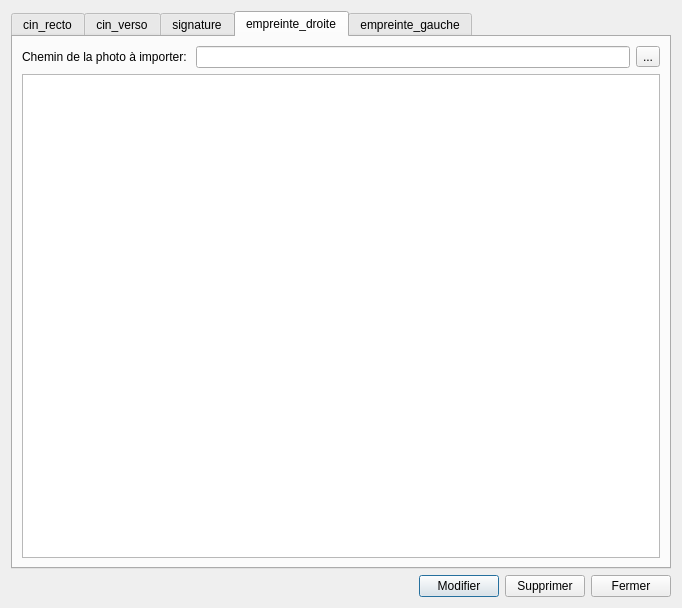
<?xml version="1.0" encoding="UTF-8"?>
<ui version="4.0">
 <class>Dialog</class>
 <widget class="QDialog" name="Dialog">
  <property name="geometry">
   <rect>
    <x>0</x>
    <y>0</y>
    <width>682</width>
    <height>608</height>
   </rect>
  </property>
  <property name="windowTitle">
   <string>Identités</string>
  </property>
  <layout class="QGridLayout" name="gridLayout_6">
   <item row="0" column="0">
    <widget class="QTabWidget" name="tabWidgetIdentite">
     <property name="currentIndex">
      <number>3</number>
     </property>
     <widget class="QWidget" name="cin_recto">
      <attribute name="title">
       <string>cin_recto</string>
      </attribute>
      <layout class="QGridLayout" name="gridLayout">
       <item row="0" column="0">
        <widget class="QLabel" name="labelCinRecto">
         <property name="text">
          <string>Chemin de la photo à importer: </string>
         </property>
        </widget>
       </item>
       <item row="1" column="0" colspan="3">
        <widget class="QGraphicsView" name="graphicsViewCinRecto"/>
       </item>
       <item row="0" column="1">
        <widget class="QLineEdit" name="lineEditCinRecto"/>
       </item>
       <item row="0" column="2">
        <widget class="QToolButton" name="toolButtonParcourirCinRecto">
         <property name="text">
          <string>...</string>
         </property>
         <property name="icon">
          <iconset resource="../icons.qrc">
           <normaloff>:/std/icone/if_folder_horizontal_open_11903.png</normaloff>:/std/icone/if_folder_horizontal_open_11903.png</iconset>
         </property>
        </widget>
       </item>
      </layout>
     </widget>
     <widget class="QWidget" name="tab_2">
      <attribute name="title">
       <string>cin_verso</string>
      </attribute>
      <layout class="QGridLayout" name="gridLayout_2">
       <item row="0" column="0">
        <widget class="QLabel" name="labelPhotoCinVerso">
         <property name="text">
          <string>Chemin de la photo à importer: </string>
         </property>
        </widget>
       </item>
       <item row="0" column="1">
        <widget class="QLineEdit" name="lineEditCinVerso"/>
       </item>
       <item row="0" column="2">
        <widget class="QToolButton" name="toolButtonParcourirVerso">
         <property name="text">
          <string>...</string>
         </property>
         <property name="icon">
          <iconset resource="../icons.qrc">
           <normaloff>:/std/icone/if_folder_horizontal_open_11903.png</normaloff>:/std/icone/if_folder_horizontal_open_11903.png</iconset>
         </property>
        </widget>
       </item>
       <item row="1" column="0" colspan="3">
        <widget class="QGraphicsView" name="graphicsViewCinVerso"/>
       </item>
      </layout>
     </widget>
     <widget class="QWidget" name="tab">
      <attribute name="title">
       <string>signature</string>
      </attribute>
      <layout class="QGridLayout" name="gridLayout_3">
       <item row="1" column="1">
        <widget class="QLineEdit" name="lineEditCinSignature"/>
       </item>
       <item row="1" column="0">
        <widget class="QLabel" name="labelPhotoSignature">
         <property name="text">
          <string>Chemin de la photo à importer: </string>
         </property>
        </widget>
       </item>
       <item row="1" column="2">
        <widget class="QToolButton" name="toolButtonParcourirSignature">
         <property name="text">
          <string>...</string>
         </property>
         <property name="icon">
          <iconset resource="../icons.qrc">
           <normaloff>:/std/icone/if_folder_horizontal_open_11903.png</normaloff>:/std/icone/if_folder_horizontal_open_11903.png</iconset>
         </property>
        </widget>
       </item>
       <item row="3" column="0" colspan="3">
        <widget class="QGraphicsView" name="graphicsViewSignature"/>
       </item>
      </layout>
     </widget>
     <widget class="QWidget" name="tab_3">
      <attribute name="title">
       <string>empreinte_droite</string>
      </attribute>
      <layout class="QGridLayout" name="gridLayout_4">
       <item row="0" column="0">
        <widget class="QLabel" name="labelPhoto_4">
         <property name="text">
          <string>Chemin de la photo à importer: </string>
         </property>
        </widget>
       </item>
       <item row="0" column="1">
        <widget class="QLineEdit" name="lineEditEmpreinteD"/>
       </item>
       <item row="0" column="2">
        <widget class="QToolButton" name="toolButtonParcourirEmpreinteD">
         <property name="text">
          <string>...</string>
         </property>
         <property name="icon">
          <iconset resource="../icons.qrc">
           <normaloff>:/std/icone/if_folder_horizontal_open_11903.png</normaloff>:/std/icone/if_folder_horizontal_open_11903.png</iconset>
         </property>
        </widget>
       </item>
       <item row="1" column="0" colspan="3">
        <widget class="QGraphicsView" name="graphicsViewEmpreinteD"/>
       </item>
      </layout>
     </widget>
     <widget class="QWidget" name="tab_4">
      <attribute name="title">
       <string>empreinte_gauche</string>
      </attribute>
      <layout class="QGridLayout" name="gridLayout_5">
       <item row="0" column="0">
        <widget class="QLabel" name="labelPhoto_5">
         <property name="text">
          <string>Chemin de la photo à importer: </string>
         </property>
        </widget>
       </item>
       <item row="0" column="1">
        <widget class="QLineEdit" name="lineEditEmpreinteG"/>
       </item>
       <item row="0" column="2">
        <widget class="QToolButton" name="toolButtonParcourirEmpreinteG">
         <property name="text">
          <string>...</string>
         </property>
         <property name="icon">
          <iconset resource="../icons.qrc">
           <normaloff>:/std/icone/if_folder_horizontal_open_11903.png</normaloff>:/std/icone/if_folder_horizontal_open_11903.png</iconset>
         </property>
        </widget>
       </item>
       <item row="1" column="0" colspan="3">
        <widget class="QGraphicsView" name="graphicsViewEmpreinteG"/>
       </item>
      </layout>
     </widget>
    </widget>
   </item>
   <item row="1" column="0">
    <layout class="QHBoxLayout" name="horizontalLayout">
     <item>
      <spacer name="horizontalSpacer">
       <property name="orientation">
        <enum>Qt::Horizontal</enum>
       </property>
       <property name="sizeHint" stdset="0">
        <size>
         <width>40</width>
         <height>20</height>
        </size>
       </property>
      </spacer>
     </item>
     <item>
      <widget class="QPushButton" name="pushButtonModifier">
       <property name="text">
        <string>Modifier</string>
       </property>
      </widget>
     </item>
     <item>
      <widget class="QPushButton" name="pushButtonSupprimer">
       <property name="text">
        <string>Supprimer</string>
       </property>
      </widget>
     </item>
     <item>
      <widget class="QPushButton" name="pushButtonFermer">
       <property name="text">
        <string>Fermer</string>
       </property>
      </widget>
     </item>
    </layout>
   </item>
  </layout>
 </widget>
 <resources>
  <include location="../icons.qrc"/>
 </resources>
 <connections/>
</ui>
